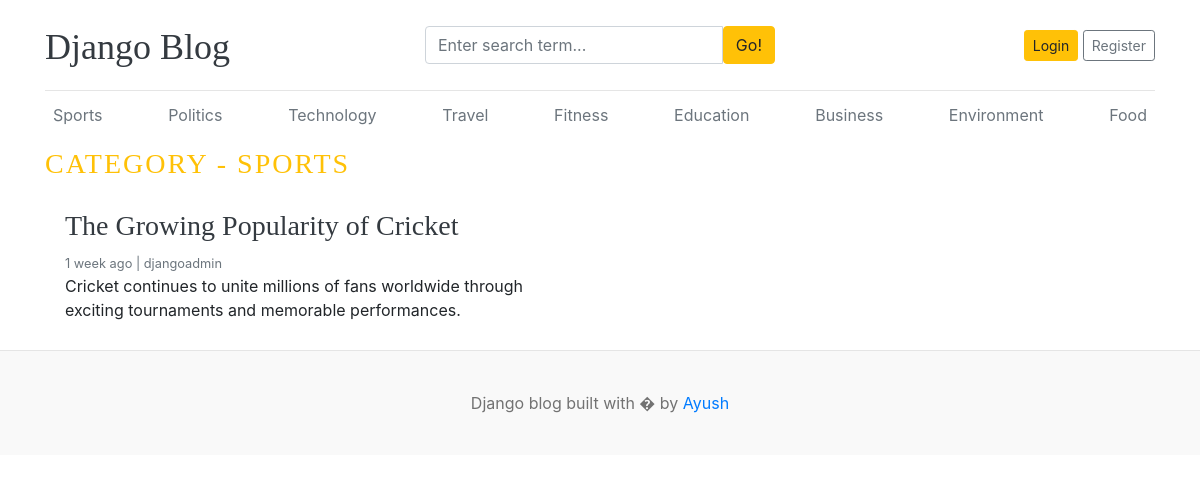
Page /blog/1/ on the committed database.
### blogs/models.py (models this page shows)
class Category(models.Model):
    category_name = models.CharField(max_length=50,unique=True)
    created_at = models.DateTimeField(auto_now_add=True)
    updated_at = models.DateTimeField(auto_now=True)
    class Meta:
        verbose_name_plural = 'Categories'
    def __str__(self):
        return self.category_name

class Blog(models.Model):
    title = models.CharField(max_length=100)
    slug = models.SlugField(max_length=150,unique=True,blank=True)
    category = models.ForeignKey(Category,on_delete=models.CASCADE)
    author = models.ForeignKey(User,on_delete=models.CASCADE)
    featured_image = models.ImageField(upload_to='uploads/%Y/%m/%d/')
    short_description = models.CharField(max_length=200)
    blog_body = models.TextField()
    status = models.CharField(choices=Status_Choices,default="draft")
    is_featured = models.BooleanField(default=False)
    created_at = models.DateTimeField(auto_now_add=True)
    updated_at = models.DateTimeField(auto_now=True)
    def __str__(self):
        return self.title

### blogs/views.py (the view)
# urls.py: path('<int:category_id>/',views.posts_by_category,name='posts_by_category'),
def posts_by_category(request, category_id):
    posts = Blog.objects.filter(status='published', category=category_id)
    category = get_object_or_404(Category, pk=category_id)
    context = {
        'posts': posts,
        'category': category,
    }
    print(context)
    return render(request, 'posts_by_category.html', context)

### blogs/context_processors.py (called while the page is built)
def get_categories(request):
    categories = Category.objects.all()
    return dict(categories=categories)

def get_social_links(request):
    social_links = SocialLink.objects.all()
    return dict(social_links=social_links)

### templates/posts_by_category.html
{% extends 'base.html' %}
{% block content %}
<h3 class="text-uppercase text-warning" style="letter-spacing: 2px;">Category - {{ category }}</h3>
<div class="row mb-2">
      {% if posts %}
      {% for post in posts %}
      <div class="col-md-6">
            <div class="card border-0">
                  <div class="card-body">
                        <h3><a href="{% url 'blog_detail' post.slug %}" class="text-dark">{{ post.title }}</a></h3>
                        <small class="mb-1 text-muted">{{ post.created_at | timesince }} ago | {{ post.author }}</small>
                        <p class="card-text">{{ post.short_description | truncatewords:25 }}</p>
                  </div>
            </div>
      </div>
      {% endfor %}
      {% else %}
      <p>No posts found</p>
      {% endif %}
</div>
</div>
{% endblock %}

### templates/base.html (shortened to what this page needs)
{% load static %}
<!DOCTYPE html>
<html lang="en">
<head>
      <link href="https://getbootstrap.com/docs/4.0/dist/css/bootstrap.min.css" rel="stylesheet">
      <link href="{% static 'css/blog.css' %}" rel="stylesheet">
</head>
<body>
      <div class="container">
            <header class="blog-header py-3">
                  <div class="row flex-nowrap justify-content-between align-items-center">
                        <div class="col-4 pt-1">
                              <a class="blog-header-logo text-dark" href="/">Django Blog</a>
                        </div>
                        <div class="col-4">
                              <form action="{% url 'search' %}" method="GET">
                                    <div class="input-group">
                                          <input class="form-control" type="text" name="keyword" value="{{ keyword }}"
                                                placeholder="Enter search term..." aria-label="Enter search term..."
                                                aria-describedby="button-search" />
                                          <button type="submit" class="btn btn-warning" id="button-search"
                                                type="button">Go!</button>
                                    </div>
                              </form>
                        </div>
                        <div class="col-4 d-flex justify-content-end align-items-center">
                              {% if not user.is_authenticated %}
                              <a class="btn btn-sm btn-warning" href="{% url 'login' %}">Login</a> &nbsp;
                              <a class="btn btn-sm btn-outline-secondary" href="{% url 'register' %}">Register</a>
                              {% else %}
                              <span>You are {{ user.username }}</span> &nbsp;
                              <a class="btn btn-sm btn-outline-secondary" href="{% url 'logout' %}">Logout</a>
                              {% endif %}
                        </div>
                  </div>
            </header>
            <div class="nav-scroller py-1 mb-2">
                  <nav class="nav d-flex justify-content-between">
                        {% for category in categories %}
                        <a class="p-2 text-muted"
                              href="{% url 'posts_by_category' category.id %}">{{category.category_name}}</a>
                        {% endfor %}
                  </nav>
            </div>
            {% block content %}
            {% endblock %}
            <footer class="blog-footer">
                  <p>Django blog built with � by <a href="#">Ayush</a></p>
            </footer>
</body>
</html>

### blog_main/static/css/blog.css (style rules this page uses)
.blog-header { border-bottom: 1px solid #e5e5e5; }
.blog-header-logo { font-family: "Playfair Display", Georgia, "Times New Roman", serif; font-size: 2.25rem; }
h1, h2, h3, h4, h5, h6 { font-family: "Playfair Display", Georgia, "Times New Roman", serif; }
.blog-footer { padding: 2.5rem 0; color: #727272; text-align: center; background-color: #f9f9f9; border-top: .05rem solid #e5e5e5; }
.blog-footer p:last-child { margin-bottom: 0; }

### rows in the picture
Category: category_name "Sports", category_name "SPORTS"
Category: category_name "Politics"
Category: category_name "Technology"
Category: category_name "Travel"
Category: category_name "Fitness"
Category: category_name "Education"
Category: category_name "Business"
Category: category_name "Environment"
Category: category_name "Food"
Blog: title "The Growing Popularity of Cricket", created_at "1 week", author "djangoadmin", short_description "Cricket continues to unite millions of fans worldwide through exciting tournaments and memorable performances."
